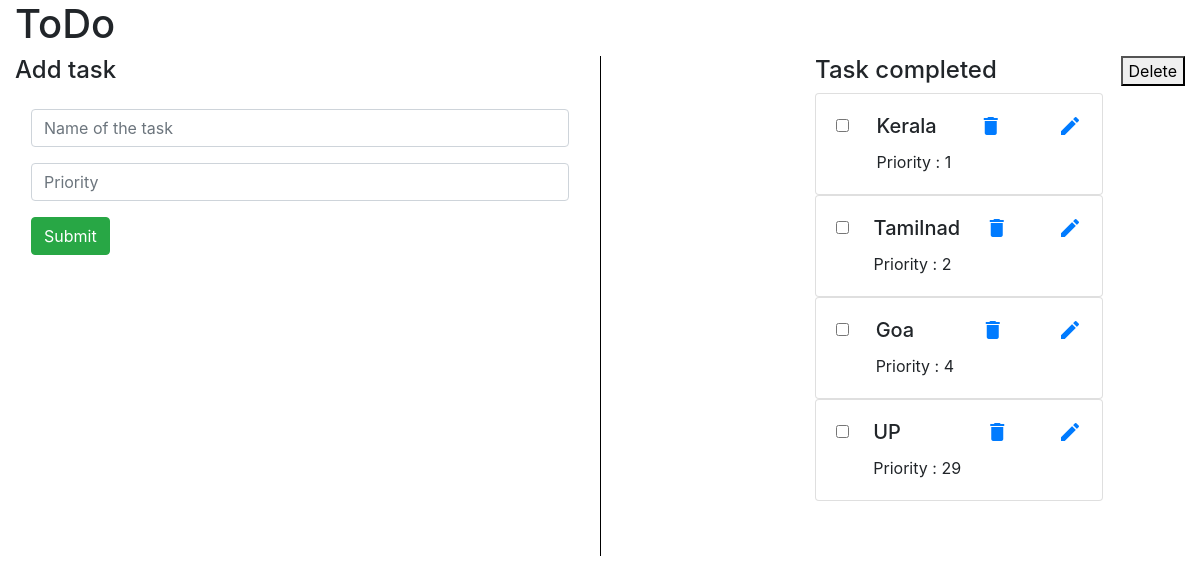
The app's page /, older data.
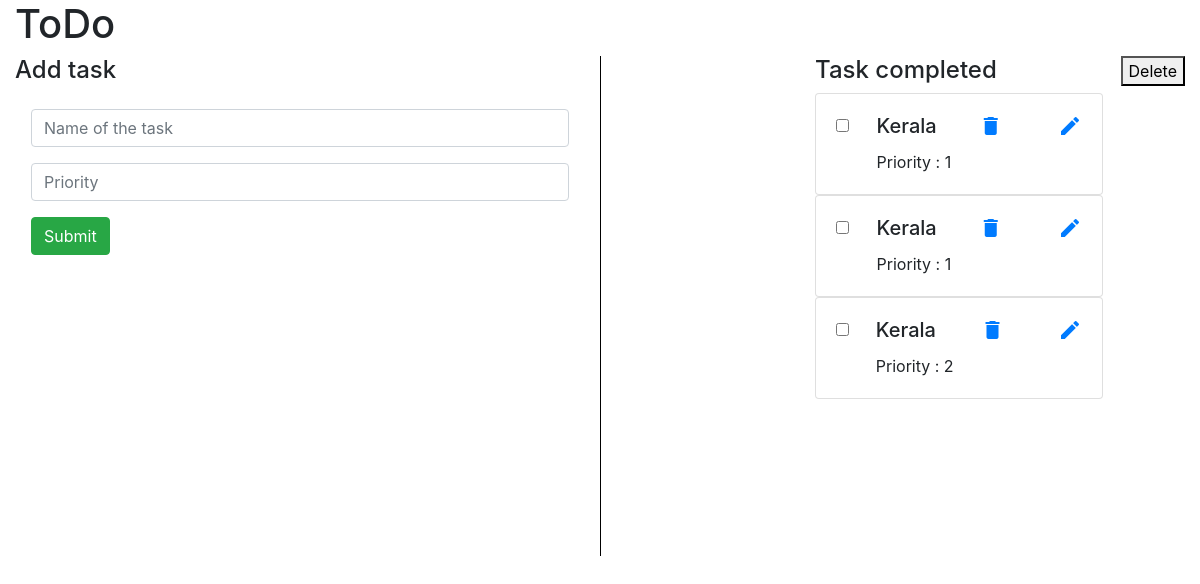
The same page, newer data.
### todo_app/models.py (models this page shows, shortened)
class Task(models.Model):
    name=models.CharField(max_length=100)
    priority=models.IntegerField()

### todo_app/views.py (the view, shortened to what this page needs)
# urls.py: path('', views.task_view, name='task_view')
def task_view(req):
    obj_task_2 = Task.objects.all()
    return render(req, "task_view.html", {'obj_task': obj_task_2})

### templates/task_view.html (shortened to what this page needs)
{% extends 'base.html' %}
{% block content %}
<div class="container-fluid">
    <div class="row">
        <div class="col-md-12">
            <div class="banner-text">
                <h1>
                    ToDo
                </h1>
            </div>
        </div>
    </div>
    <div class="row">
        <div class="col-md-6">
            <h4>
                Add task
            </h4>
            <form  method="post" class="shadow p-3 mb-5 bg-white rounded">
                <div class="form-group">
                <input type="text" name="name" class="form-control" placeholder="Name of the task" required>
                </div>
                <div class="form-group">
                <input type="number" name="priority" class="form-control" placeholder="Priority" required>
                </div>
                <input type="submit" class="btn btn-success" value="Submit">
            </form>
        </div>
        <div class="col-md-2"style="border-left:1px solid #000;height:500px"></div>
        <div class="col-md-4">
            <div style="display: flex; justify-content: space-between;">
                <span>
                    <h4>
                        Task completed
                    </h4>
                </span>
                <span>
                    <button onclick="onMultiDeleteClick()">Delete</button>
                </span>
            </div>
            {% for result in obj_task %}
                <div class="card" style="width: 18rem;">
                    <div class="card-body" style="display: flex; justify-content: space-between;">
                        <span>
                            <input type="checkbox" value="{{ result.id }}" form="select_delete">
                        </span>
                        <span>
                            <h5 class="card-title">{{ result.name }}</h5>
                            <p class="card-text">Priority : {{ result.priority}} </p>
                        </span>
                         <span class="material-icons" >
                            <a href="{% url 'delete' result.id %}"> delete </a>
                        </span>
                        <br>
                        <span class="material-icons">
                           <a href="{% url 'edit_task_view' result.id %}">edit</a>
                        </span>
                    </div>
                </div>
            {% endfor %}
        </div>
    </div>
</div>
{% endblock %}

Row changes from the older to the newer data that the page shows:
removed Task: name "Tamilnad", priority "2"
removed Task: name "Goa", priority "4"
removed Task: name "UP", priority "29"
added Task: name "Kerala", priority "1"
added Task: name "Kerala", priority "2"
